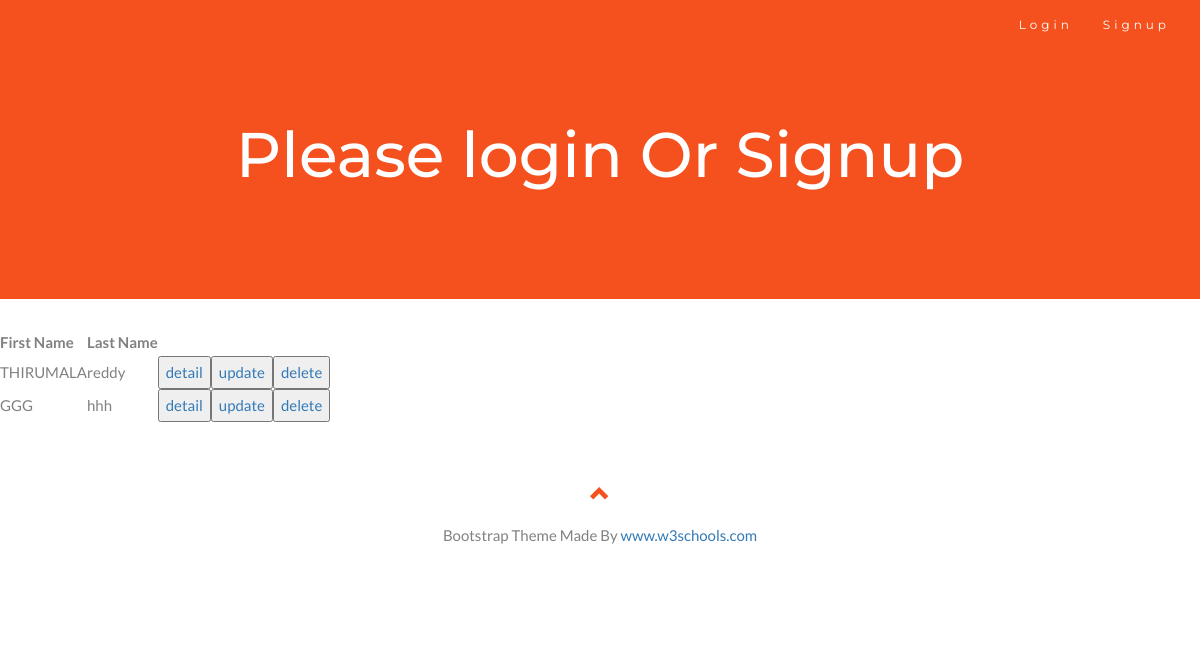
Page /list on the committed database.
### app/models.py (models this page shows, shortened)
class Employee(models.Model):
    first_name = models.CharField(max_length=100)
    second_name = models.CharField(max_length=100,blank=True,null=True)
    email = models.EmailField()
    address = models.TextField()
    dob = models.DateField(blank=True,null=True)
    age = models.IntegerField()
    photo = models.FileField(blank=True,null=True)

### app/views.py (the view)
# urls.py: path('list',list_employee,name="list"),
def list_employee(requests):
    data = Employee.objects.all() # all data fetch from database
    data_check = Employee.objects.all().count() # all data fetch from database
    print(data_check)
    return render(requests,"list_employee.html",context={"data":data})

### template/list_employee.html
{% extends 'index.html' %}
{% block content %}
<table>
  <thead>
  <tr>
    <th>First Name</th>
    <th>Last Name</th>
  </tr>
  </thead>
  <tbody>
    {% for i in data %}
      <tr>
        {% if i.first_name %}
          <td>{{i.first_name | upper}}</td>
          <td>{{i.second_name}}</td>
        <td><button><a href="{% url 'detail' i.id %}">detail</a></button></td>
        <td><button><a href="{% url 'update' i.id %}">update</a></button></td>
        <td><button><a href="{% url 'delete' i.id %}">delete</a></button></td>
        {% else %}
          <td>"data not there please"</td>
        {% endif%}
  </tr>
    {% endfor %}
  </tbody>
</table>
{% endblock %}

### template/index.html (style rules this page uses)
body { font: 400 15px Lato, sans-serif; line-height: 1.8; color: #818181; }

### rows in the picture
Employee: first_name "THIRUMALA", second_name "reddy"
Employee: first_name "GGG", second_name "hhh"
